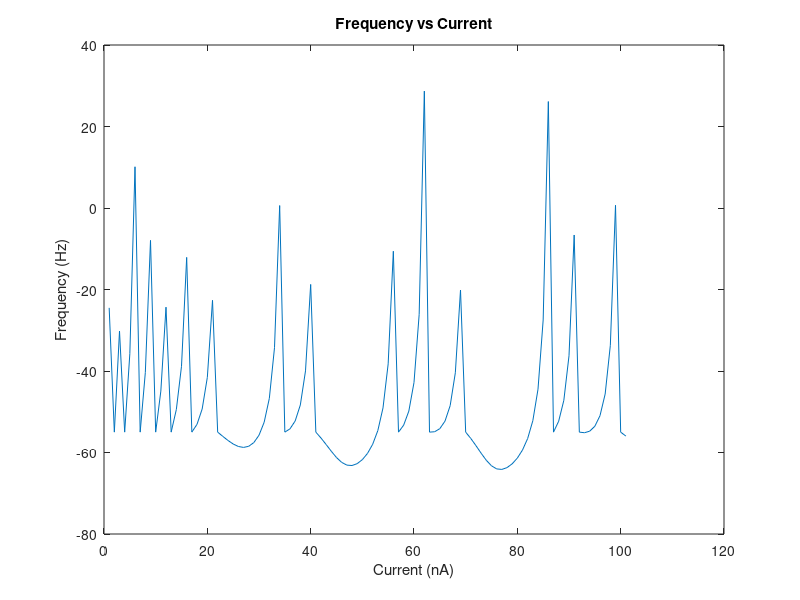

This figure's MATLAB source:
V0 = -55;
Rm = 10;
EL = V0;
Vth = 30;
tauM = 10;
iVals = 0:0.05:300;
numTimeSteps=100;
freqVals = zeros(size(iVals));

aa = 0.02;
bb = -0.1;
cc = -55;
dd = 6;
curU = bb*V0; %initial value for u, from paper


curI=50;
curV = V0;
vVals = zeros(1,numTimeSteps+1);
for t=0:numTimeSteps
    curV = curV + (0.04*curV^2 + 5*curV + 140 - curU + curI);
    curU = curU + aa*(bb*curV-curU);
    if(curV > Vth)
       curV = cc;
       curU = curU + dd;
    end
    vVals(t+1)=curV;
end

figure
plot(vVals);
title('Frequency vs Current');
xlabel('Current (nA)');
ylabel('Frequency (Hz)');
